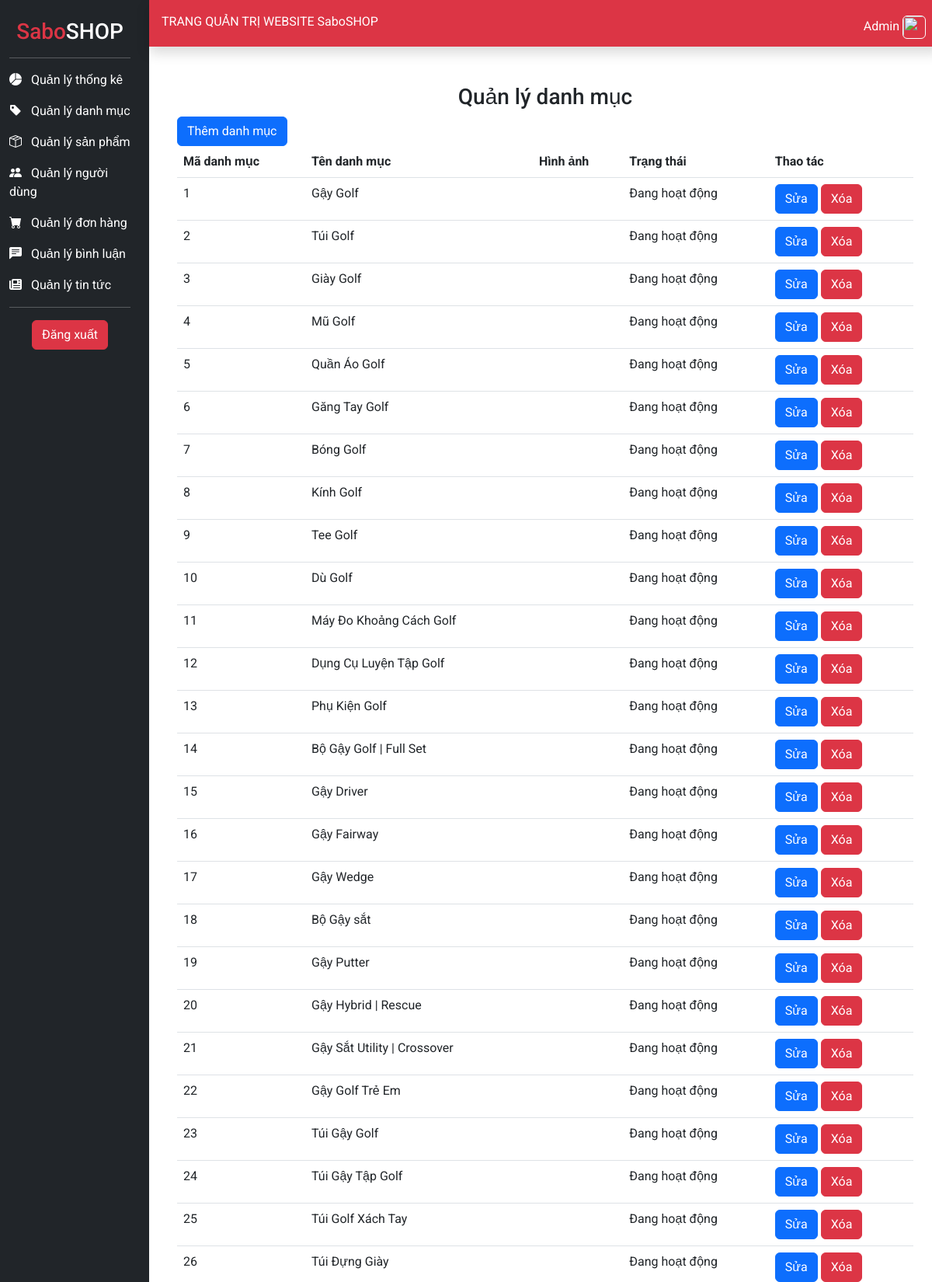
The app's page /admin/index.php?mod=category&act=list (upper part) with its own data.
### tables this page shows
CREATE TABLE `categories` (
  `categoriesID` int(11) NOT NULL,
  `categoryName` varchar(100) NOT NULL,
  `image` varchar(255) DEFAULT NULL,
  `description` text DEFAULT NULL,
  `status` tinyint(1) NOT NULL,
  `parentID` int(11) NOT NULL,
  `creationDate` timestamp NOT NULL DEFAULT current_timestamp() ON UPDATE current_timestamp(),
  `updationDate` timestamp NOT NULL DEFAULT current_timestamp()
);

### model/pdo.php (called while the page is built, shortened)
<?php
function pdo_get_connection(){
    $dburl = "mysql:host=localhost;dbname=golfshops;charset=utf8";
    $username = 'root';
    $password = '';
    $conn = new PDO($dburl, $username, $password);
    $conn->setAttribute(PDO::ATTR_ERRMODE, PDO::ERRMODE_EXCEPTION);
    return $conn;
}
function pdo_query($sql){
    $sql_args = array_slice(func_get_args(), 1);
    try{
        $conn = pdo_get_connection();
        $stmt = $conn->prepare($sql);
        $stmt->execute($sql_args);
        $rows = $stmt->fetchAll();
        return $rows;
    }
    catch(PDOException $e){
        throw $e;
    }
    finally{
        unset($conn);
    }
}

### model/category.php (called while the page is built, shortened)
<?php
    include_once 'pdo.php';
    function categoryList(){
        $sql = "SELECT * FROM categories";
        return pdo_query($sql);
    }
?>

### admin/view/category/page_category_list.php (the view)
<div class="p-5">
    <h3 class="text-center">Quản lý danh mục</h3>
    <div >
        <a class="btn btn-primary" href="?mod=category&act=add">Thêm danh mục</a>
    </div>
    <table class="table table-hover ">
        <thead>
            <tr>
                <th>Mã danh mục</th>
                <th>Tên danh mục</th>
                <th>Hình ảnh</th>
                <th>Trạng thái</th>
                <th>Thao tác</th>
            </tr>
        </thead>
        <tbody>
        <?php foreach($dsdm as $dm): ?>
            <tr>
                <td><?=$dm['categoriesID']?></td>
                <td><?=$dm['categoryName']?></td>
                <td><img src="../admin/HinhAnh/<?=$dm['image']?>" width="120px" alt=""></td>
                <td><?php echo ($dm['status'] == 1) ? 'Đang hoạt động' : 'Tạm ngưng'; ?></td>
                <td>
                    <a class="btn btn-primary" href="?mod=category&act=edit&id=<?=$dm['categoriesID']?>">Sửa</a>
                    <a class="btn btn-danger" href="?mod=category&act=delete&id=<?=$dm['categoriesID']?>">Xóa</a>
            </tr>
            <?php endforeach; ?>
        </tbody>
    </table>
</div>

### admin/index.php (shortened to what this page needs)
<?php
extract($_REQUEST);
if (isset($mod)) {
    switch ($mod) {
        case 'category':
            include_once '../admin/controller/category.php';
            break;
    }
} else {
    header('location: ?mod=user&act=list');
}

### admin/controller/category.php (shortened to what this page needs)
<?php
include_once '../model/category.php';
extract($_REQUEST);
if(isset($act)){
    switch($act){
            case 'list':
                $dsdm = categoryList();
                include_once 'view/template_header.php';
                include_once   'view/category/page_category_list.php';
                include_once 'view/template_footer.php';
                break;
    }
}

### admin/view/template_header.php (shortened to what this page needs)
<!DOCTYPE html>
<html lang="en">
<head>
    <link href="https://cdn.jsdelivr.net/npm/bootstrap@5.2.3/dist/css/bootstrap.min.css" rel="stylesheet">
    <link rel="stylesheet" href="https://cdn.jsdelivr.net/npm/bootstrap-icons@1.10.5/font/bootstrap-icons.css">
    <link rel="stylesheet" href="https://cdnjs.cloudflare.com/ajax/libs/font-awesome/6.5.1/css/all.min.css" />
</head>
<body>
    <div class="row">
        <div class="col-md-2 bg-dark text-white p-4 ">
            <h3 class="text-center"><span class="text-danger">Sabo</span><span>SHOP</span></h3>
            <hr>
            <p><i class="bi bi-pie-chart-fill me-2"></i><a class="text-decoration-none text-white" href="?mod=statistic&act=list"> Quản lý thống kê</a></p>
            <p><i class="bi bi-tag-fill me-2"></i><a class="text-decoration-none text-white" href="?mod=category&act=list"> Quản lý danh mục</a></p>
            <p><i class="bi bi-box-seam me-2"></i><a class="text-decoration-none text-white" href="?mod=product&act=list"> Quản lý sản phẩm</a></p>
            <p><i class="bi bi-people-fill me-2"></i><a class="text-decoration-none text-white" href="?mod=user&act=list"> Quản lý người dùng</a></p>
            <p><i class="bi bi-cart-fill me-2"></i><a class="text-decoration-none text-white" href="?mod=order&act=list"> Quản lý đơn hàng</a></p>
            <p><i class="bi bi-chat-left-text-fill me-2"></i><a class="text-decoration-none text-white" href="?mod=feedback&act=list"> Quản lý bình luận</a></p>
            <p><i class="fa-solid fa-newspaper me-2"></i></i><a class="text-decoration-none text-white" href="?mod=news&act=list"> Quản lý tin tức</a></p>
            <hr>
            <div class="text-center">
                <a href="?mod=user&&act=logout" class="btn btn-danger">Đăng xuất</a>
            </div>
        </div>
        <div class="col-md-10 p-0">
            <div class="shadow bg-danger text-white d-flex justify-content-between align-content-center  p-3 pb-1">
                <p>TRANG QUẢN TRỊ WEBSITE SaboSHOP</p>
                <div><span>Admin</span><img class="rounded m-1 border border-1 border-white" width="30px" height="30px" src="" alt=""></div>
            </div>
            <div class="row">

### admin/view/template_footer.php (shortened to what this page needs)
</div>
        </div>
    </div>
</body>
</html>

### admin/view/template_header.php (style rules this page uses)
body { font-family: 'Roboto', sans-serif; }

### records on screen
categories: categoriesID "1", categoryName "Gậy Golf", status "Đang hoạt động"
categories: categoriesID "2", categoryName "Túi Golf", status "Đang hoạt động"
categories: categoriesID "3", categoryName "Giày Golf", status "Đang hoạt động"
categories: categoriesID "4", categoryName "Mũ Golf", status "Đang hoạt động"
categories: categoriesID "5", categoryName "Quần Áo Golf", status "Đang hoạt động"
categories: categoriesID "6", categoryName "Găng Tay Golf", status "Đang hoạt động"
categories: categoriesID "7", categoryName "Bóng Golf", status "Đang hoạt động"
categories: categoriesID "8", categoryName "Kính Golf", status "Đang hoạt động"
categories: categoriesID "9", categoryName "Tee Golf", status "Đang hoạt động"
categories: categoriesID "10", categoryName "Dù Golf", status "Đang hoạt động"
categories: categoriesID "11", categoryName "Máy Đo Khoảng Cách Golf", status "Đang hoạt động"
categories: categoriesID "12", categoryName "Dụng Cụ Luyện Tập Golf", status "Đang hoạt động"
categories: categoriesID "13", categoryName "Phụ Kiện Golf", status "Đang hoạt động"
categories: categoriesID "14", categoryName "Bộ Gậy Golf | Full Set", status "Đang hoạt động"
categories: categoriesID "15", categoryName "Gậy Driver", status "Đang hoạt động"
categories: categoriesID "16", categoryName "Gậy Fairway", status "Đang hoạt động"
categories: categoriesID "17", categoryName "Gậy Wedge", status "Đang hoạt động"
categories: categoriesID "18", categoryName "Bộ Gậy sắt", status "Đang hoạt động"
categories: categoriesID "19", categoryName "Gậy Putter", status "Đang hoạt động"
categories: categoriesID "20", categoryName "Gậy Hybrid | Rescue", status "Đang hoạt động"
categories: categoriesID "21", categoryName "Gậy Sắt Utility | Crossover", status "Đang hoạt động"
categories: categoriesID "22", categoryName "Gậy Golf Trẻ Em", status "Đang hoạt động"
categories: categoriesID "23", categoryName "Túi Gậy Golf", status "Đang hoạt động"
categories: categoriesID "24", categoryName "Túi Gậy Tập Golf", status "Đang hoạt động"
categories: categoriesID "25", categoryName "Túi Golf Xách Tay", status "Đang hoạt động"
categories: categoriesID "26", categoryName "Túi Đựng Giày", status "Đang hoạt động"
